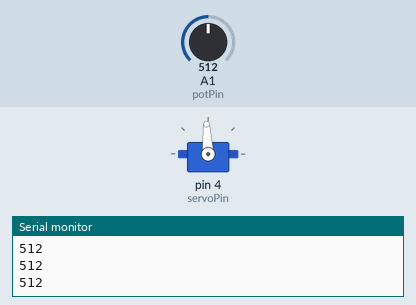
Bench run of a sketch on a simulated Arduino Uno, built with avr-gcc and run on an emulated ATmega328P. Shown: servo, the last lines printed to the serial monitor. Wiring (inferred from the names in the program): servo: signal pin 4. The inputs (shaded band) are chosen by the test bench; at power-on: A1 (potPin) = 512. Servo pulses on a pin are drawn as a servo (544–2400 µs = 0–180°).

Above: at 2.2 s.
2.3 s: A1 (potPin) set to 716
At 3.5 s:
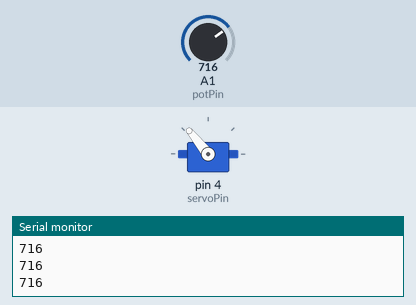
3.8 s: A1 (potPin) set to 900
At 4.8 s:
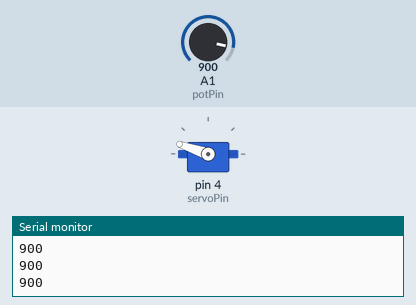
5.3 s: A1 (potPin) set to 1023
At 6.1 s:
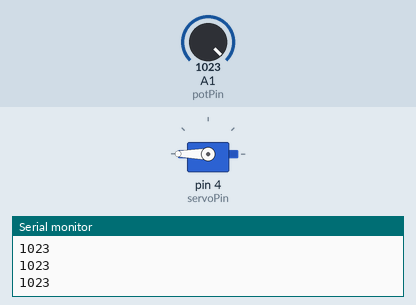
6.8 s: A1 (potPin) set to 306
At 7.1 s:
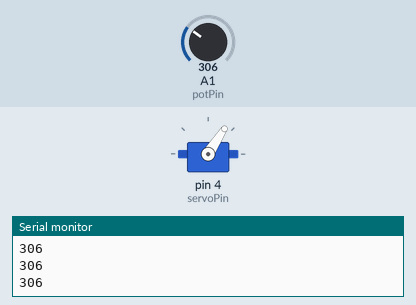
8.3 s: A1 (potPin) set to 122
At 9.5 s:
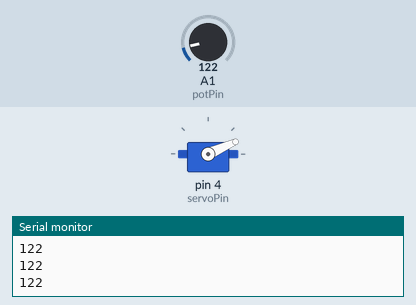
9.8 s: A1 (potPin) set to 511
At 10.6 s:
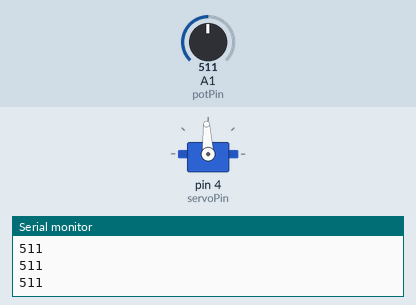
Timing chart, 0 to 12.3 s (numbered marks = the images above; inputs shaded):
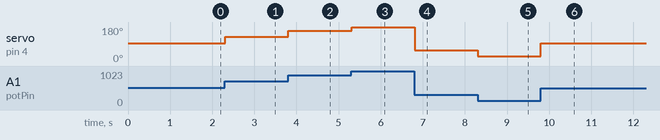

Measured:
- after the input at 2.3 s, servo on pin 4 (servoPin): 93° → 129° at once
- after the input at 3.8 s, servo on pin 4 (servoPin): 129° → 161° at once
- after the input at 5.3 s, servo on pin 4 (servoPin): 161° → 180° at once
- after the input at 6.8 s, servo on pin 4 (servoPin): 180° → 57° at once
- after the input at 8.3 s, servo on pin 4 (servoPin): 57° → 24° at once
- after the input at 9.8 s, servo on pin 4 (servoPin): 24° → 93° at once

The sketch:

470_lab4_servo_potentiometer.ino
```cpp
int servoPin = 4;
int potPin = 1;
int rotationAngle = 0;
float pulseWidth;
float conversion = 1023;

void setup() {
  Serial.begin(9600);
  pinMode(servoPin, OUTPUT);
  pinMode(potPin, INPUT);
  Serial.println("Begin servo motion!");
  delay(1000);
}

void loop() {
  int rotationAngle = analogRead(potPin);
  Serial.println(rotationAngle);
  pulseWidth = 1000 * (1 + rotationAngle/conversion);
  digitalWrite(servoPin, HIGH);
  delayMicroseconds(pulseWidth);
  digitalWrite(servoPin, LOW);
  delayMicroseconds(2000 - pulseWidth);
  //delay(200);
}
```
